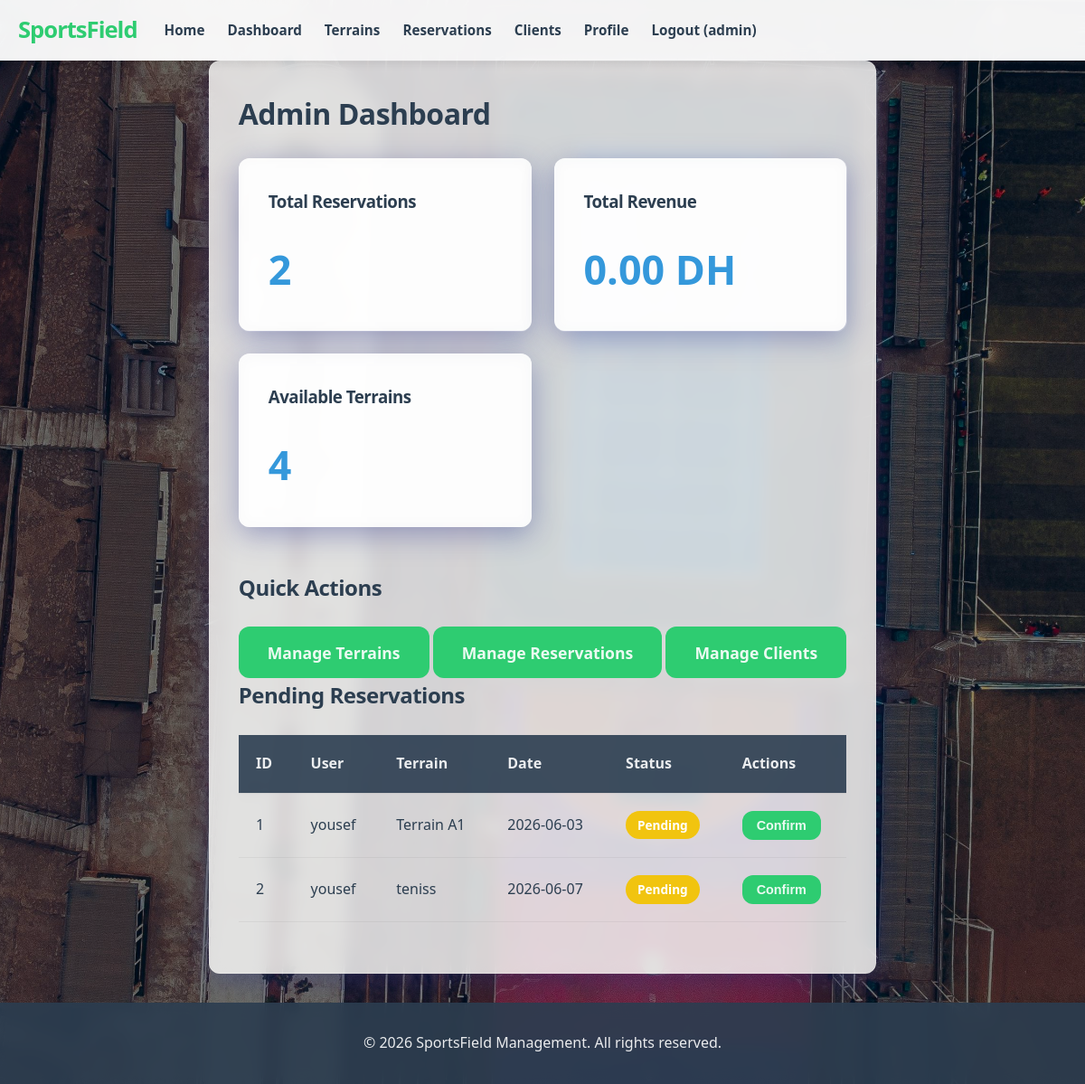
The app's page /admin/dashboard (signed in) with its own data.
### app/models.py (models this page shows, shortened)
class User(UserMixin, db.Model):
    id = db.Column(db.Integer, primary_key=True)
    username = db.Column(db.String(64), index=True, unique=True)
    email = db.Column(db.String(120), index=True, unique=True)
    password_hash = db.Column(db.String(128))
    role = db.Column(db.String(20), default='client') # 'admin' or 'client'
    reservations = db.relationship('Reservation', backref='author', lazy='dynamic')
    def is_admin(self):
        return self.role == 'admin'

class Reservation(db.Model):
    id = db.Column(db.Integer, primary_key=True)
    user_id = db.Column(db.Integer, db.ForeignKey('user.id'))
    terrain_id = db.Column(db.Integer, db.ForeignKey('terrain.id'))
    date = db.Column(db.Date, index=True)
    start_time = db.Column(db.Time)
    end_time = db.Column(db.Time)
    status = db.Column(db.String(20), default='pending') # 'pending', 'confirmed', 'cancelled'
    total_price = db.Column(db.Float)
    timestamp = db.Column(db.DateTime, index=True, default=datetime.utcnow)

class Terrain(db.Model):
    id = db.Column(db.Integer, primary_key=True)
    name = db.Column(db.String(64), index=True)
    terrain_type = db.Column(db.String(32)) # e.g., 'football', 'basketball'
    description = db.Column(db.String(256))
    hourly_rate = db.Column(db.Float)
    image_url = db.Column(db.String(256))
    reservations = db.relationship('Reservation', backref='terrain', lazy='dynamic')

### app/routes/admin.py (the view)
@bp.route('/dashboard')
@login_required
@admin_required
def dashboard():
    total_reservations = Reservation.query.count()
    total_revenue = db.session.query(db.func.sum(Reservation.total_price)).filter(Reservation.status == 'confirmed').scalar() or 0
    available_terrains = Terrain.query.count()
    upcoming_reservations = Reservation.query.filter(Reservation.status == 'pending').order_by(Reservation.date.asc()).limit(5).all()
    return render_template('admin/dashboard.html', title='Admin Dashboard',
                           total_reservations=total_reservations,
                           total_revenue=total_revenue,
                           available_terrains=available_terrains,
                           upcoming_reservations=upcoming_reservations)

### app/models.py (called while the page is built)
@login.user_loader
def load_user(id):
    return User.query.get(int(id))

### app/routes/admin.py (called while the page is built)
def admin_required(f):
    @wraps(f)
    def decorated_function(*args, **kwargs):
        if not current_user.is_authenticated or not current_user.is_admin():
            abort(403)
        return f(*args, **kwargs)
    return decorated_function

### app/templates/admin/dashboard.html
{% extends "base.html" %}
{% block content %}
<div class="admin-dashboard">
    <h1>Admin Dashboard</h1>
    <div class="stats-grid">
        <div class="stat-card">
            <h3>Total Reservations</h3>
            <p class="stat-number">{{ total_reservations }}</p>
        </div>
        <div class="stat-card">
            <h3>Total Revenue</h3>
            <p class="stat-number">{{ "%.2f"|format(total_revenue) }} DH</p>
        </div>
        <div class="stat-card">
            <h3>Available Terrains</h3>
            <p class="stat-number">{{ available_terrains }}</p>
        </div>
    </div>
    <div class="admin-actions">
        <h2>Quick Actions</h2>
        <div class="action-buttons">
            <a href="{{ url_for('admin.manage_terrains') }}" class="btn">Manage Terrains</a>
            <a href="{{ url_for('admin.manage_reservations') }}" class="btn">Manage Reservations</a>
            <a href="{{ url_for('admin.manage_clients') }}" class="btn">Manage Clients</a>
        </div>
    </div>
    <div class="upcoming-reservations">
        <h2>Pending Reservations</h2>
        <table>
            <thead>
                <tr>
                    <th>ID</th>
                    <th>User</th>
                    <th>Terrain</th>
                    <th>Date</th>
                    <th>Status</th>
                    <th>Actions</th>
                </tr>
            </thead>
            <tbody>
                {% for res in upcoming_reservations %}
                <tr>
                    <td>{{ res.id }}</td>
                    <td>{{ res.author.username }}</td>
                    <td>{{ res.terrain.name }}</td>
                    <td>{{ res.date }}</td>
                    <td><span class="status {{ res.status }}">{{ res.status.capitalize() }}</span></td>
                    <td>
                        <form action="{{ url_for('admin.confirm_reservation', id=res.id) }}" method="post" style="display:inline;">
                            <button type="submit" class="btn btn-small">Confirm</button>
                        </form>
                    </td>
                </tr>
                {% else %}
                <tr><td colspan="6">No pending reservations.</td></tr>
                {% endfor %}
            </tbody>
        </table>
    </div>
</div>
{% endblock %}

### app/templates/base.html (shortened to what this page needs)
<!DOCTYPE html>
<html lang="en">
<head>
    <link rel="stylesheet" href="{{ url_for('static', filename='css/main.css') }}">
</head>
<body>
    <header>
        <div class="container">
            <nav class="navbar">
                <a href="{{ url_for('client.index') }}" class="logo">SportsField</a>
                <ul class="nav-links">
                    <li><a href="{{ url_for('client.index') }}">Home</a></li>
                    {% if current_user.is_anonymous %}
                    <li><a href="{{ url_for('auth.login') }}">Login</a></li>
                    <li><a href="{{ url_for('auth.register') }}">Register</a></li>
                    {% else %}
                    {% if current_user.is_admin() %}
                    <li><a href="{{ url_for('admin.dashboard') }}">Dashboard</a></li>
                    <li><a href="{{ url_for('admin.manage_terrains') }}">Terrains</a></li>
                    <li><a href="{{ url_for('admin.manage_reservations') }}">Reservations</a></li>
                    <li><a href="{{ url_for('admin.manage_clients') }}">Clients</a></li>
                    {% endif %}
                    <li><a href="{{ url_for('client.profile') }}">Profile</a></li>
                    <li><a href="{{ url_for('auth.logout') }}">Logout ({{ current_user.username }})</a></li>
                    {% endif %}
                </ul>
            </nav>
        </div>
    </header>
    <main class="container">
        {% block content %}{% endblock %}
    </main>
    <footer>
        <div class="container">
            <p>&copy; 2026 SportsField Management. All rights reserved.</p>
        </div>
    </footer>
</body>
</html>

### app/static/css/main.css (style rules this page uses)
:root { --primary-color: #2ecc71; --secondary-color: #3498db; --dark-color: #2c3e50; --light-color: rgba(244, 247, 246, 0.85); --white: rgba(255, 255, 255, 0.9); --glass-bg: rgba(255, 255, 255, 0.8); --error-color: #e74c3c; --border-radius: 12px; --box-shadow: 0 8px 32px 0 rgba(31, 38, 135, 0.37); --backdrop-blur: blur(8px); }
* { box-sizing: border-box; margin: 0; padding: 0; }
body { font-family: 'Segoe UI', Tahoma, Geneva, Verdana, sans-serif; line-height: 1.6; color: var(--dark-color); display: flex; flex-direction: column; min-height: 100vh; background: url('../images/background.jpg') no-repeat center center fixed; background-size: cover; }
body::before { content: ""; position: fixed; top: 0; left: 0; width: 100%; height: 100%; background: rgba(0, 0, 0, 0.4); z-index: -1; }
.container { max-width: 1200px; margin: 0 auto; padding: 0 20px; }
header { background: rgba(255, 255, 255, 0.95); backdrop-filter: var(--backdrop-blur); box-shadow: 0 2px 10px rgba(0,0,0,0.1); padding: 0.8rem 0; position: sticky; top: 0; z-index: 1000; }
.navbar { display: flex; align-items: center; gap: 30px; }
.logo { font-size: 1.6rem; font-weight: 800; color: var(--primary-color); text-decoration: none; letter-spacing: -1px; flex-shrink: 0; }
.nav-links { display: flex; list-style: none; margin: 0; padding: 0; font-size: 0.95rem; }
.nav-links li { margin-right: 25px; }
.nav-links a { text-decoration: none; color: var(--dark-color); font-weight: 600; transition: color 0.3s; white-space: nowrap; }
main { flex: 1; padding: 2rem 0; display: flex; flex-direction: column; }
footer { background: rgba(44, 62, 80, 0.9); backdrop-filter: var(--backdrop-blur); color: var(--white); text-align: center; padding: 2rem 0; margin-top: auto; }
.form-container, .admin-section, .client-section, .terrain-detail, .admin-dashboard, .stat-card { background: var(--glass-bg); backdrop-filter: var(--backdrop-blur); border: 1px solid rgba(255, 255, 255, 0.18); border-radius: var(--border-radius); box-shadow: var(--box-shadow); }
.admin-section, .client-section, .admin-dashboard, .terrain-section { padding: 2rem; margin-bottom: 2rem; }
.btn { display: inline-block; background: var(--primary-color); color: var(--white); padding: 0.9rem 2rem; border: none; border-radius: var(--border-radius); cursor: pointer; font-size: 1.1rem; font-weight: 700; transition: all 0.3s ease; text-decoration: none; text-align: center; }
.btn-small { padding: 0.5rem 1rem; font-size: 0.9rem; }
table { width: 100%; border-collapse: collapse; background: transparent; margin: 1.5rem 0; }
th, td { padding: 1.2rem; text-align: left; border-bottom: 1px solid rgba(0,0,0,0.05); }
th { background-color: rgba(44, 62, 80, 0.9); color: var(--white); font-weight: 700; }
.status { padding: 0.4rem 0.8rem; border-radius: 20px; font-size: 0.85rem; font-weight: 800; }
.status.pending { background: #f1c40f; color: #fff; }
.stats-grid { display: grid; grid-template-columns: repeat(auto-fit, minmax(250px, 1fr)); gap: 25px; margin-bottom: 3rem; }
.stat-card { padding: 2rem; transition: transform 0.3s; }
.stat-number { font-size: 2.8rem; font-weight: 800; color: var(--secondary-color); }
h1, h2, h3 { margin-bottom: 1.5rem; letter-spacing: -0.5px; }

### records on screen
User: username "admin"
Reservation: id "1", author.username "yousef", terrain.name "Terrain A1", date "2026-06-03", status "Pending"
Reservation: id "2", author.username "yousef", terrain.name "teniss", date "2026-06-07", status "Pending"

### other values on screen
{{ total_reservations }} "2"
{{ "%.2f"|format(total_revenue) }} "0.00"
{{ available_terrains }} "4"
